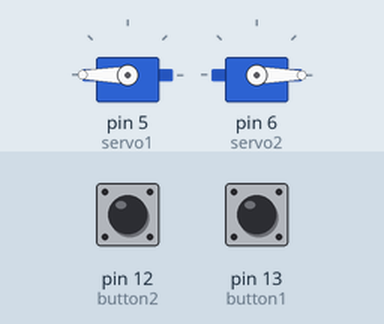
This sketch was run on a simulated Arduino Uno, built with avr-gcc and run on an emulated ATmega328P. Shown: 2 × servo. The test bench sets the inputs (shaded band); at power-on: pin 12 (button2) HIGH, pin 13 (button1) HIGH. What the sketch prints to the serial monitor is not drawn.

Above: at 1.2 s.
1.3 s: pin 12 (button2) pulled LOW for 0.15 s
At 1.37 s:
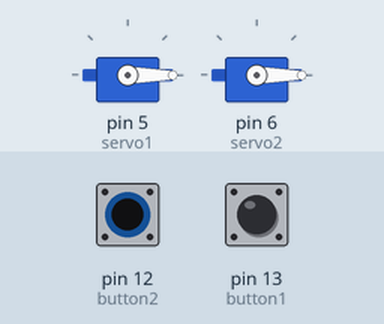
2.9 s: pin 13 (button1) pulled LOW for 0.15 s
At 2.97 s:
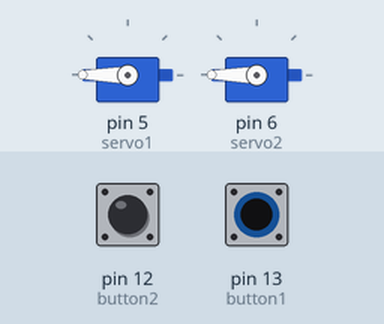
4.5 s: pin 13 (button1) pulled LOW for 3.2 s
At 8.7 s:
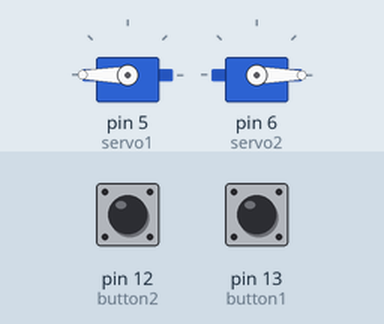
9.2 s: pin 12 (button2) pulled LOW for 3.2 s
At 9.8 s:
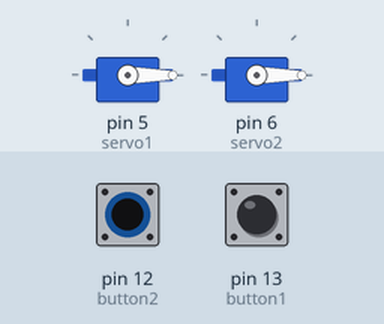
Timing chart, 0 to 13.9 s (numbered marks = the images above; inputs shaded):
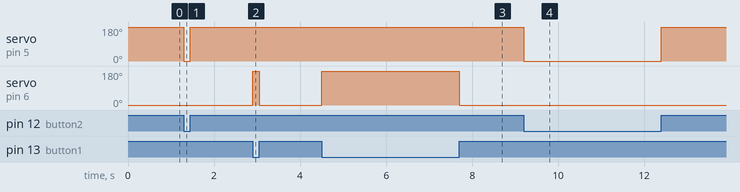

The sketch:

AA_2023_Battle_Bots.ino
```cpp
/*
* ok, so this one I am kind of embaressed of. we had several weeks to do this project and this is all we came up with.
* we did win 2nd place thogh.
*/

int button1 = 13;              // set button 1 in pin 13
int button2 = 12;              // set button 2 in pin 12


#include <Servo.h> // call servo lybrary

// name servos

Servo servo1;
Servo servo2;


void setup() {

  Serial.begin(9600); // set up serial monotor

  pinMode(button1, INPUT_PULLUP);    // set up button 1 (define as input)
  pinMode(button2, INPUT_PULLUP);    // button 2

  servo1.attach(5);          // set up servo in pin 5
  servo2.attach(6);


}

void loop() {

   String b1 = String(digitalRead(button1));
   String b2 = String(digitalRead(button2));
  Serial.println(b1 + b2);

  if (digitalRead(button1) == LOW) {


   servo1.write(180);
   servo2.write(180);

  } else if (digitalRead(button2) == LOW) {


    servo1.write(0);
    servo2.write(0);


  } else {
    servo1.write(180);
    servo2.write(0);
  }

}
```

Measured:
- after the input at 1.3 s, servo on pin 5 (servo1): 180° → 0° at once, → 180° 0.15 s later
- after the input at 2.9 s, servo on pin 6 (servo2): 0° → 180° at once, → 0° 0.15 s later
- after the input at 4.5 s, servo on pin 6 (servo2): 0° → 180° at once, → 0° 3.2 s later
- after the input at 9.2 s, servo on pin 5 (servo1): 180° → 0° at once, → 180° 3.2 s later
